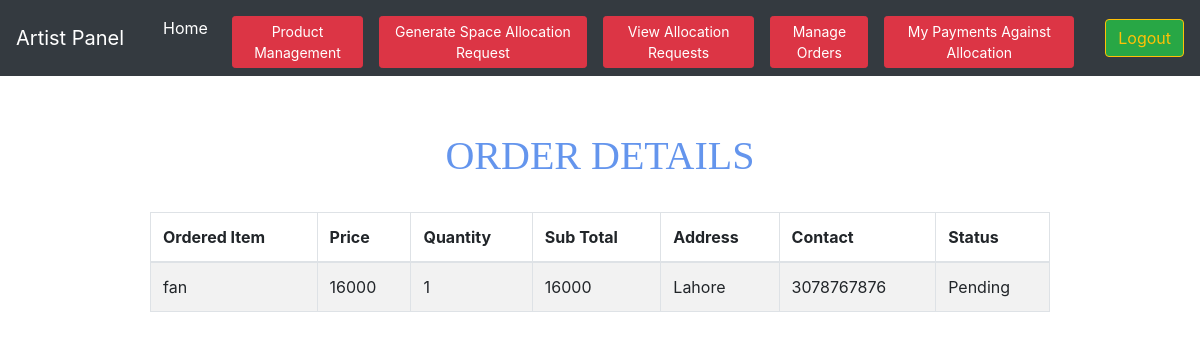
Screenshot of /artist/orderdetail.php?orderid=49 with the database file from the repository.
### tables this page shows
CREATE TABLE `orderdetails` (
  `orderDetail_id` int(200) NOT NULL,
  `orderDetail_OrderNo` int(200) NOT NULL,
  `orderDetail_Product` varchar(200) NOT NULL,
  `orderDetail_quentity` int(200) NOT NULL
);

CREATE TABLE `artproduct` (
  `Product_id` int(200) NOT NULL,
  `Name` varchar(200) NOT NULL,
  `Type` varchar(200) NOT NULL,
  `Price` int(200) NOT NULL,
  `picture` varchar(200) NOT NULL,
  `artist` int(200) NOT NULL,
  `stock_quantity` bigint(200) NOT NULL,
  `allocation` int(200) NOT NULL
);

CREATE TABLE `orders` (
  `order_id` int(200) NOT NULL,
  `order_user` int(200) NOT NULL,
  `delivery_address` varchar(200) NOT NULL,
  `order_contact` bigint(200) NOT NULL,
  `province` varchar(100) NOT NULL,
  `city` varchar(100) NOT NULL,
  `order_date` datetime NOT NULL,
  `order_status` varchar(200) NOT NULL
);

### artist/orderdetail.php (the view, shortened to what this page needs)
<?php
	include_once('artistheader.php');
	require '../database.php';
	?>
<!DOCTYPE html>
<html>
<head>
</head>
<body>
	<br><br>
	<center>
	<h1>Order Details</h1>
	<br>
	<div class="table-responsive">
		<table class=" table table-striped table-bordered w-75">
		<thead>
		<tr>
				<th>Ordered Item</th>
				<th>Price</th>
				<th>Quantity</th>
				<th>Sub Total</th>
				<th>Address</th>
				<th>Contact</th>
				<th>Status</th>
				</tr>
			</thead>
				<?php
				$totalamoun=0;
				$orderid=$_GET['orderid'];
				$query="SELECT * FROM orderdetails inner join artproduct on artproduct.Product_id=orderDetail_Product
				inner join orders on orders.order_id=orderdetails.orderDetail_OrderNo WHERE orderDetail_OrderNo='$orderid'";
				$results=mysqli_query($connection,$query);
					if($results){
						if(mysqli_num_rows($results)>0){
						while($row = mysqli_fetch_object($results))
						{
						    $name = $row->Name;
							$price = $row->Price;
							$qty =$row->orderDetail_quentity;
							$totalamoun+=($qty*$price);
						    $address = $row->delivery_address;
							$contact = $row->order_contact;
							$status = $row->order_status;
				?>
				<tbody>
				<tr>
				<td><?php echo $name; ?></td>
				<td><?php echo $price; ?></td>
				<td><?php echo $qty; ?></td>
				<td><?php echo ($totalamoun); ?></td>
				<td><?php echo ($address); ?></td>
				<td><?php echo ($contact); ?></td>
				<td><?php echo ($status); ?></td>
				</tr>
					<?php }}}?>
				</tbody>
			</div>
	</center>
</body>
</html>

### artist/orderdetail.php (style rules this page uses)
h1 { text-align: center; text-transform: uppercase; color: cornflowerblue; margin-top: 8px; font-family: ui-sans-serif; }

### rows the page displays
orderdetails: artproduct.Name "fan", artproduct.Price "16000", orderDetail_quentity "1", totalamoun "16000", orders.delivery_address "Lahore", orders.order_contact "3078767876", orders.order_status "Pending"
